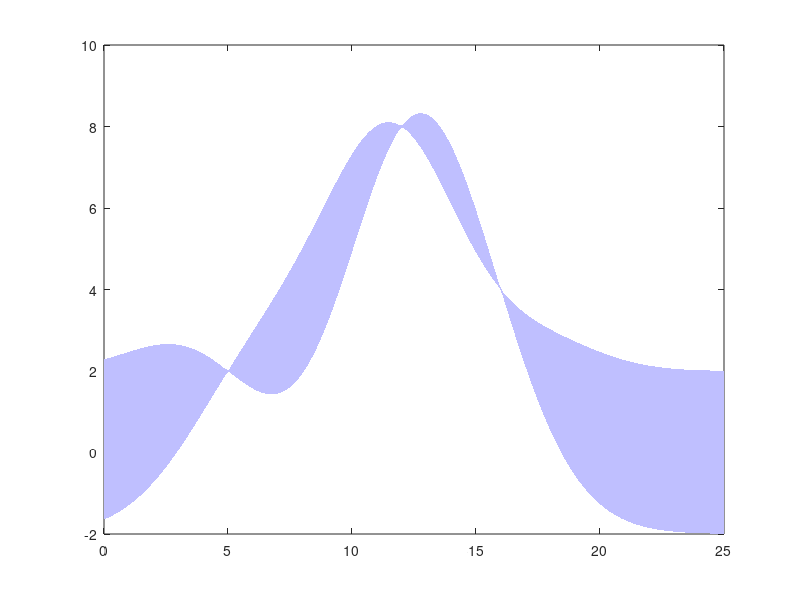

Recreate this plot in MATLAB. (Note: this script raises an error after producing the figure.)
% A simple cartoon of Bayesian Monte Carlo.
%
% David Duvenaud
% February 2012
% ===========================


function bmc_intro



% Plot our function.
N = 200;
xrange = linspace( 0, 25, N )';

% Choose function sample points.
function_sample_points = [ 5 12 16 ];
y = [ 2 8 4]';


% Model function with a GP.
% =================================

% Define quadrature hypers.
quad_length_scale = 2;
quad_kernel = @(x,y)exp( -0.5 * ( ( x - y ) .^ 2 ) ./ exp(quad_length_scale) );
quad_kernel_dl = @(x,y)( -0.5 * ( ( x - y ) .^ 2 ) .* quad_kernel(x, y) ) ./ exp(quad_length_scale);
quad_kernel_at_data = @(x)(bsxfun(quad_kernel, x, function_sample_points));
quad_kernel_dl_at_data = @(x)(bsxfun(quad_kernel_dl, x, function_sample_points));
quad_noise = 1e-6;

% Perform GP inference to get posterior mean function.
K = bsxfun(quad_kernel, function_sample_points', function_sample_points ); % Fill in gram matrix
C = inv( K + quad_noise^2 .* diag(N) ); % Compute inverse covariance
weights = C * y;  % Now compute kernel function weights.
posterior = @(x)(bsxfun(quad_kernel, function_sample_points, x) * weights); % Construct posterior function.
posterior_variance = @(x)(bsxfun(quad_kernel, x, x) - diag((bsxfun(quad_kernel, x, function_sample_points) * C) * bsxfun(quad_kernel, function_sample_points, x)'));
K_dl = bsxfun(quad_kernel_dl, function_sample_points, function_sample_points');
dmu_dl = @(x)( ( quad_kernel_dl_at_data(x) * C - quad_kernel_at_data(x) * C * K_dl * C )) * y;  % delta in the mean function vs delta in lengthscale.


% Plot posterior variance.
clf;
edges = [posterior(xrange)+2*sqrt(posterior_variance(xrange)); flipdim(posterior(xrange)-2*sqrt(posterior_variance(xrange)),1)];
hc1 = fill([xrange; flipdim(xrange,1)], edges, [6 6 8]/8, 'EdgeColor', 'none'); hold on;

[h,g] = crosshatch_poly([xrange; flipdim(xrange,1)], [posterior(xrange); zeros(size(xrange))], -45, 1, ...
    'linestyle', '-', 'linecolor', 'k', 'linewidth', 1, 'hold', 1);
fill( [xrange; flipdim(xrange,1)], [posterior(xrange); 10.*ones(size(xrange))], [ 1 1 1], 'EdgeColor', 'none');

edges = [posterior(xrange)+2*sqrt(posterior_variance(xrange)); flipdim(posterior(xrange),1)];
hc1 = fill([xrange; flipdim(xrange,1)], edges, [6 6 8]/8, 'EdgeColor', 'none'); hold on;


h1 = plot( xrange, posterior(xrange), 'b-', 'Linewidth', 1); hold on;
h2 = plot( function_sample_points, y, 'kd', 'Marker', 'd', ...
 'MarkerSize', 1.5, 'Linewidth', 1 );
 %'Color', [0.6 0.6 0.6]..

% Add axes, legend, make the plot look nice, and save it.
xlim( [xrange(1) - 0.04, xrange(end)]);
ylim( [ -8 10] );
legend( [h2 h1 hc1 g(1)], {'samples', 'posterior mean', 'posterior variance', 'expected area'}, 'Location', 'SouthEast', 'Fontsize', 6);
set( gca, 'XTick', [] );
set( gca, 'yTick', [] );
set( gca, 'XTickLabel', '' );
set( gca, 'yTickLabel', '' );
xlabel( '$x$' );
ylabel( '$\ell(x)$\qquad' );
set(get(gca,'XLabel'),'Rotation',0,'Interpreter','latex', 'Fontsize', 8);
set(get(gca,'YLabel'),'Rotation',0,'Interpreter','latex', 'Fontsize', 8);
set(gca, 'TickDir', 'out')
set(gca, 'Box', 'off');
set(gcf, 'color', 'white');
set(gca, 'YGrid', 'off');
legend boxoff

set_fig_units_cm( 8, 4 );
matlabfrag('~/Dropbox/papers/sbq-paper/figures/bmc_intro');
%savepng('int_hypers');
%saveeps('int_hypers');

if 0

%figure
%plot(posterior_variance(xrange)); hold on;
%plot(c_theta0, 'g')

% Actually integrate lengthscale.
theta_mu = quad_length_scale;
theta_sigma = sqrt(varscale);

num_outer_samples = 100;
num_inner_samples = 10;
cdf_vals = linspace(0,1, num_outer_samples + 2);
cdf_vals = cdf_vals(2:end-1);  % don't include 0 and 1

cur_sample = 1;
f_history = NaN(num_outer_samples * num_inner_samples, length(xrange));
f_mu_history = NaN(num_outer_samples * num_inner_samples, length(xrange));

for i = 1:length(cdf_vals)

    % sample a lengthscale
    cur_lengthscale = norminv( cdf_vals(i), theta_mu, theta_sigma );
    
    % Recalculate process posterior.
    quad_kernel = @(x,y)exp( -0.5 * ( ( x - y ) .^ 2 ) ./ exp(cur_lengthscale) );
    K = bsxfun(quad_kernel, function_sample_points', function_sample_points ); % Fill in gram matrix
    Cinv = K + quad_noise^2 .* diag(N);
    weights = Cinv \ y;  % Now compute kernel function weights.

    posterior = @(x)(bsxfun(quad_kernel, function_sample_points, x) * weights); % Construct posterior function.
    posterior_covariance = @(x)(bsxfun(quad_kernel, x', x) - (bsxfun(quad_kernel, x, function_sample_points) / Cinv) * bsxfun(quad_kernel, function_sample_points, x)');
    
    % Evaluate posterior mean and covariance.
    fmu = posterior(xrange);
    fsigma = posterior_covariance(xrange);
      
    fprintf('.');  % Progress.
    
    for j = 1:num_inner_samples
        f_history(cur_sample, :) = mvnrnd(fmu, fsigma);
        f_mu_history(cur_sample, : ) = fmu;
        cur_sample = cur_sample + 1;
    end
end

figure;
plot(f_mu_history')
set(gcf, 'Units', 'centimeters');
set(gcf, 'Position', [1, 1, 30, 15]);
%set( gca, 'XTick', [] );
%set( gca, 'yTick', [] );
%set( gca, 'XTickLabel', '' );
%set( gca, 'yTickLabel', '' );
xlabel( '$x$' );
ylabel( '$f(x)$\qquad' );
set(get(gca,'XLabel'),'Rotation',0,'Interpreter','latex', 'Fontsize', 16);
set(get(gca,'YLabel'),'Rotation',0,'Interpreter','latex', 'Fontsize', 16);
title('Posterior means when integrating over lengthscales');
savepng('means');

figure;
mike = plot(2.*sqrt(extra_var), 'b', 'Linewidth', 2 ); hold on;
emp = plot(2.*std(f_mu_history), 'g', 'Linewidth', 2 ); hold on;
combined_est = plot(2.*sqrt(posterior_variance(xrange) + extra_var), 'k-', 'Linewidth', 2 ); hold on;
combined_truth = plot(2.*std(f_history)', 'r-', 'Linewidth', 2 ); hold on;
set(gcf, 'Units', 'centimeters');
set(gcf, 'Position', [1, 1, 30, 15]);
%set( gca, 'XTick', [] );
%set( gca, 'yTick', [] );
%set( gca, 'XTickLabel', '' );
%set( gca, 'yTickLabel', '' );
xlabel( '$x$' );
ylabel( '$f(x)$\qquad' );
set(get(gca,'XLabel'),'Rotation',0,'Interpreter','latex', 'Fontsize', 16);
set(get(gca,'YLabel'),'Rotation',0,'Interpreter','latex', 'Fontsize', 16);
title('Different variance contributions');
legend( [emp mike combined_truth combined_est], {'Empirical variance due to change in mean', 'Linear approx to variance due to change in mean', 'Empirical total posterior variance', 'Approximate total posterior variance'}, 'Location', 'SouthEast');
savepng('variances');
end
end


